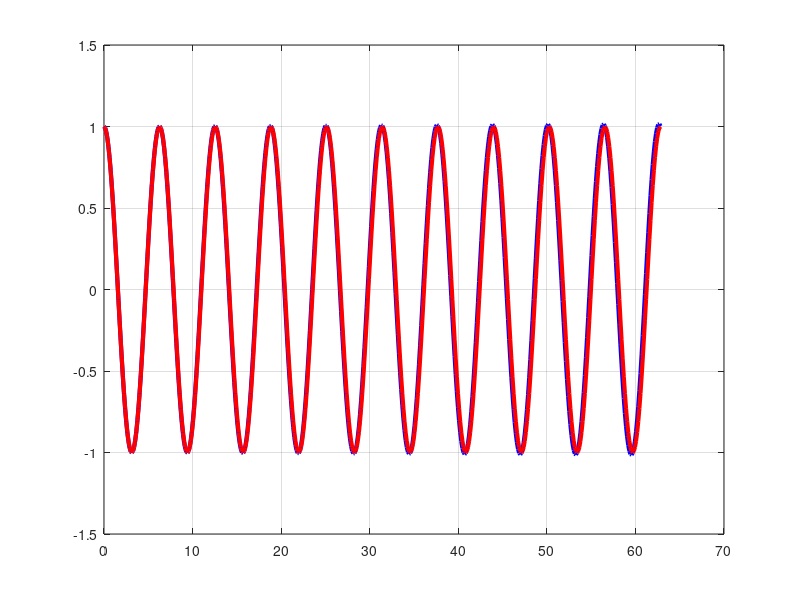
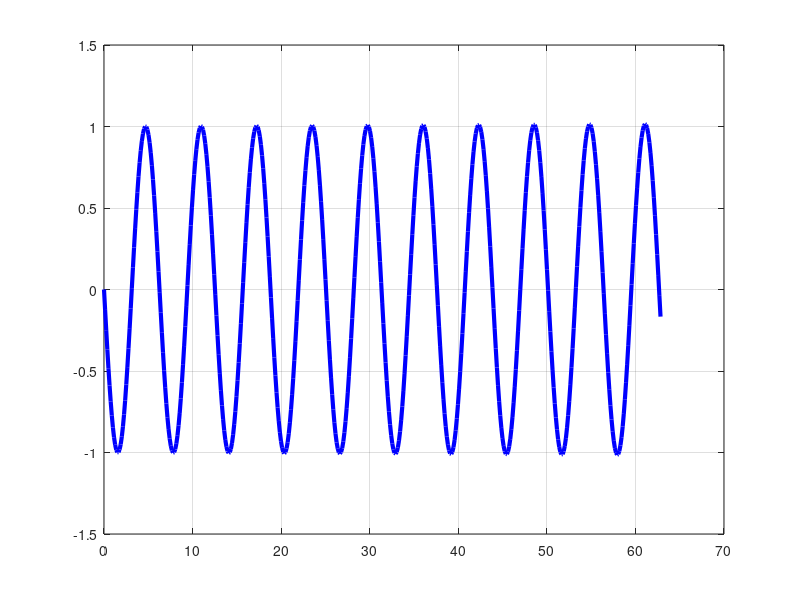

MATLAB code for these plots, in order:
clear all; close all;
w = 1; tf = (2*pi/w)*10;
N = 500; dt = tf/N;
t(1) = 0; x(1) = 1; vx(1) = 0;
for n = 1:N
  t(n+1) = n*dt;
  xhalf = x(n) + vx(n)*(dt/2);
  vxhalf = vx(n) -(w^2)*x(n)*(dt/2);
  x(n+1) = x(n) + vxhalf*(dt);
  vx(n+1) = vx(n) -(w^2)*xhalf*(dt);
end
figure(1);clf;
plot(t,x,'b-','linewidth',3,t,cos(w*t),'r-','linewidth',3);grid on;
figure(2);clf;
plot(t,vx,'b-','linewidth',3);grid on;